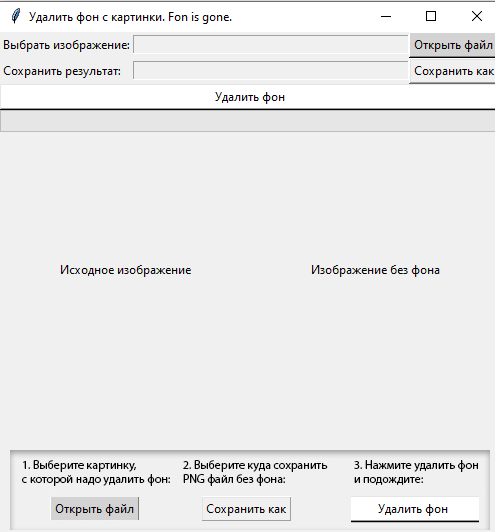

Here is the Python script that generated this plot:
import threading
import tkinter as tk

from tkinter import filedialog, messagebox, ttk
from PIL import Image, ImageTk
from rembg import remove


class FonIsGoneBackgroundRemoverApp:
    def __init__(self, master):
        self.master = master
        master.title("Удалить фон с картинки. Fon is gone.")    # Заголовок главного окна.
        # Размеры и положение окна (ширина x высота + горизонтальное положение + вертикальное положение)
        master.geometry("500x500+700+200")
        master.resizable(width=True, height=True)    # Может ли окно изменять свои размеры?

        # Поля ввода начального и финального изображения
        self.input_path = tk.StringVar()
        self.output_path = tk.StringVar()

        # Создадим основной Frame
        control_frame = tk.Frame(master)
        control_frame.pack(side=tk.TOP, fill=tk.X)

        # Надпись и поле ввода для пути к изображению
        tk.Label(control_frame, text="Выбрать изображение:").grid(row=0, column=0, sticky="w")
        tk.Entry(control_frame, textvariable=self.input_path, width=40,
                 state="readonly").grid(row=0, column=1, sticky="we")
        tk.Button(control_frame, text="Открыть файл", bg="light gray", command=self.browse_input).grid(row=0, column=2)

        # Надпись и поле ввода для пути к результату
        tk.Label(control_frame, text="Сохранить результат:").grid(row=1, column=0, sticky="w")
        tk.Entry(control_frame, textvariable=self.output_path, width=40,
                 state="readonly").grid(row=1, column=1, sticky="we")
        tk.Button(control_frame, text="Сохранить как", command=self.browse_output).grid(row=1, column=2)

        # Кнопка для запуска удаления фона
        tk.Button(control_frame, text="Удалить фон", bg="white",
                  command=self.remove_background).grid(row=2, column=0, columnspan=3, sticky="we")

        # Конфигурация столбцов grid для адаптации ширины виджетов
        control_frame.grid_columnconfigure(1, weight=1)

        # Место для отображения изображений
        image_frame = tk.Frame(self.master)
        image_frame.pack(fill=tk.BOTH, expand=True)

        # Изображение исходного изображения с заголовком
        self.label_original_img = tk.Label(image_frame)
        self.label_original_img.grid(row=1, column=0, padx=10, pady=10)
        self.label_original_title = tk.Label(image_frame, text="Исходное изображение")
        self.label_original_title.grid(row=0, column=0, padx=10, pady=10)

        # Изображение результата с заголовком
        self.label_result_img = tk.Label(image_frame)
        self.label_result_img.grid(row=1, column=1, padx=10, pady=10)
        self.label_result_title = tk.Label(image_frame, text="Изображение без фона")
        self.label_result_title.grid(row=0, column=1, padx=10, pady=10)

        # Обеспечение растяжения контента вместе с окном
        image_frame.grid_rowconfigure(0, weight=1)
        image_frame.grid_columnconfigure(0, weight=1)
        image_frame.grid_columnconfigure(1, weight=1)

        # Progress bar в режиме determinate, чтобы без начала и конца
        self.progress_bar = ttk.Progressbar(control_frame, mode='determinate')
        self.progress_bar.grid(row=3, column=0, columnspan=3, sticky='we')

        # Добавляем фиксированную картинку ниже выходных картинок
        fixed_image = Image.open("fixed_image.jpg")
        fixed_image = fixed_image.resize((480, 80))
        tk_fixed_image = ImageTk.PhotoImage(fixed_image)
        self.label_fixed_img = tk.Label(self.master, image=tk_fixed_image)
        self.label_fixed_img.image = tk_fixed_image
        self.label_fixed_img.pack()  # Отображаем фиксированную картинку под выходными картинками

    def browse_input(self):
        """
        Открывает диалоговое окно для выбора файла изображения и отображает его.
        Запрашивает у пользователя выбор файла изображения с помощью
        filedialog.askopenfilename. Затем устанавливает путь в переменную StringVar
        и пытается открыть файл как изображение. Если файл не является
        изображением, выводит сообщение об ошибке и обнуляет путь.
        """
        file_path = filedialog.askopenfilename(filetypes=[("Изображения", "*.png;*.jpg;*.jpeg;*.gif;*.bmp;*.webp")])
        self.input_path.set(file_path)
        # Используем PIL, чтобы попробовать открыть файл как изображение, и обработать исключение, если это не удается
        if file_path:
            try:
                self.open_image(file_path)
            except Exception as e:
                messagebox.showerror("Ошибка", f"Выбранный файл не является изображением. {str(e)}. Файл уничтожен.")
                self.input_path.set("")  # Обнулить путь, так как это не изображение. Угрожать пользователю.

    def open_image(self, file_path):
        """
        Открывает изображение по указанному пути, уменьшает его до максимального размера
        для удобного просмотра, и отображает его на месте Label.
        :param file_path: Путь к изображению, которое нужно открыть.
        """
        max_size = (250, 250)    # Максимальный размер под предпросмотр
        original_image = Image.open(file_path)
        # Уменьшаем изображение, сохраняя пропорции
        original_image.thumbnail(max_size, Image.Resampling.LANCZOS)
        tk_original_image = ImageTk.PhotoImage(original_image)
        self.label_original_img.config(image=tk_original_image)
        self.label_original_img.image = tk_original_image  # Сохранить ссылку на изображение

    def browse_output(self):
        """
        Открывает диалог сохранения файла, предварительно устанавливая расширение .png и
        тип файла PNG. Если пользователь не указал расширение, добавляет его автоматически.
        Устанавливает полученный путь в переменную self.output_path.
        """
        file_path = filedialog.asksaveasfilename(initialfile="without_fon", defaultextension=".png",
                                                 filetypes=[("PNG файл", "*.png")])
        if not file_path.endswith(".png"):
            file_path += "without_fon.png"    # Принудительный png
        self.output_path.set(file_path)

    def remove_background(self):
        """
        Запускает процесс удаления фона в отдельном потоке, чтобы не блокировать GUI.
        """
        threading.Thread(target=self.remove_background_thread).start()

    def remove_background_thread(self):
        """
        Выполняет обработку изображения в отдельном потоке.
        Обработка включает в себя удаление фона из выбранного изображения и сохранение
        результата по указанному пути. После завершения обработки обновляет отображение
        и останавливает индикатор выполнения.
        """
        self.progress_bar.start()  # Активируем индикатор выполнения

        input_path = self.input_path.get()
        output_path = self.output_path.get()

        if input_path and output_path:
            input_image = Image.open(input_path)
            output_image = remove(input_image)
            output_image.save(output_path)
            # После завершения обработки обновляем изображение и останавливаем индикатор выполнения
            self.update_progressbar(output_image)
        else:
            messagebox.showwarning("Ошибка", "Необходимо указать путь к изображению и путь для сохранения результата.")
            self.progress_bar.stop()  # Останавливаем индикатор выполнения в случае ошибки

    def update_progressbar(self, output_image):
        """
        Обновляет изображение в главном потоке GUI и останавливает индикатор выполнения.
        :param output_image: Обработанное изображение для отображения.
        """
        if self.master and hasattr(self.master, 'after'):
            self.master.after(0, self.show_output_image, output_image)
            self.progress_bar.stop()  # Останавливаем индикатор выполнения после обработки

    def show_output_image(self, output_image):
        """
            Обновляет отображение результата удаления фона на главном окне.
            Выводит информационное окно с сообщением об успешном удалении фона.
            :param output_image: Изображение без фона (PIL Image).
         """
        # Этот код теперь в отдельном методе, чтобы его было удобнее вызывать из update_progressbar
        max_width, max_height = (250, 250)
        ratio = min(max_width / output_image.width, max_height / output_image.height)
        new_size = (int(output_image.width * ratio), int(output_image.height * ratio))
        output_image = output_image.resize(new_size, Image.Resampling.LANCZOS)

        tk_result_image = ImageTk.PhotoImage(output_image)
        self.label_result_img.config(image=tk_result_image)
        self.label_result_img.image = tk_result_image  # Сохраняем ссылку на изображение
        messagebox.showinfo("Фон удален", "Фон был успешно удален!")


if __name__ == "__main__":
    root = tk.Tk()
    app = FonIsGoneBackgroundRemoverApp(root)
    root.mainloop()
